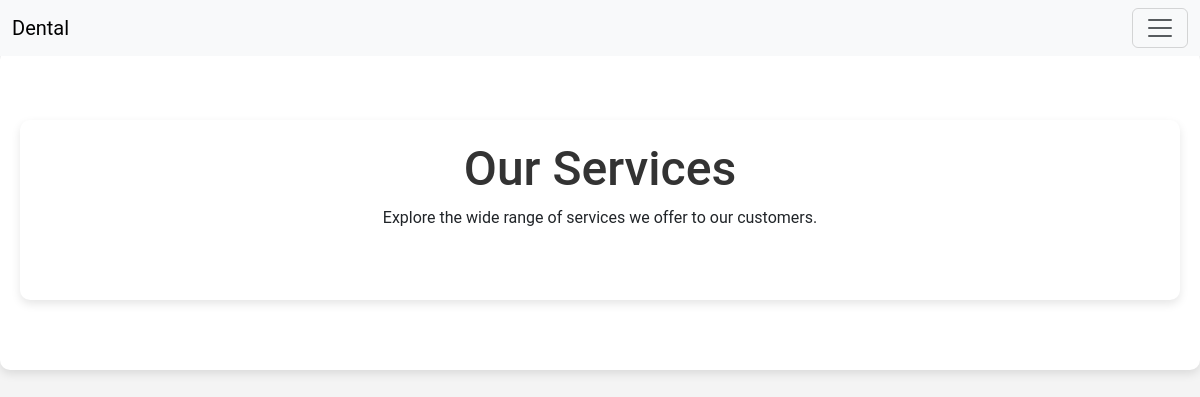
/services/, run on an earlier commit of the app's database.
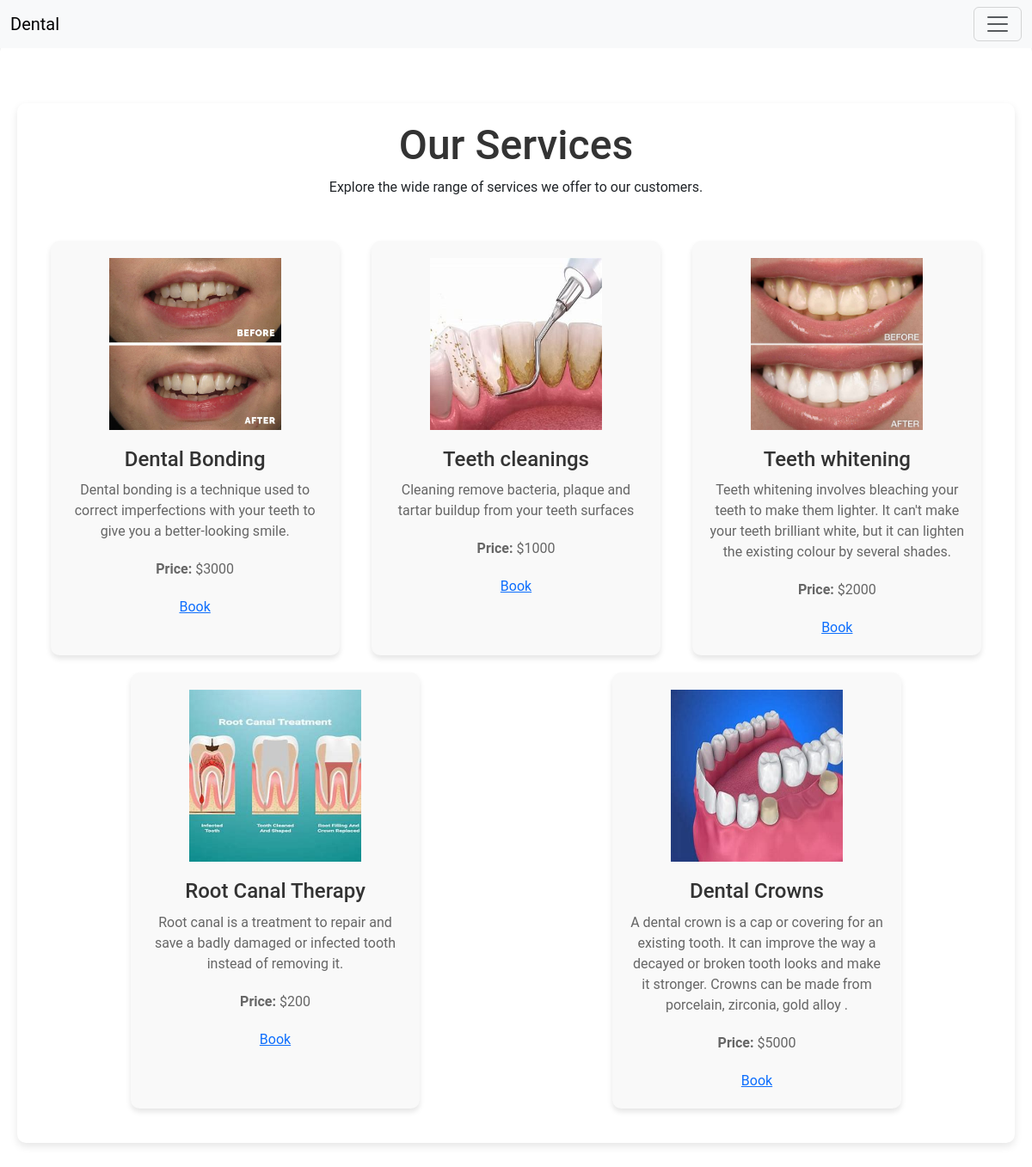
And on a later commit of the database.
### services/models.py (models this page shows)
class service(models.Model):
    name= models.CharField( max_length=50)
    detail= models.TextField()
    price=models.CharField(max_length=50)
    piccture= models.FileField(upload_to='service/',null=True ,blank=True)

### services/views.py (the view)
# urls.py: path('',servic, name='service'),
def servic(request):
    ser = service.objects.all()
    return render(request, 'services/service.html',{'ser':ser})

### templates/services/service.html (shortened to what this page needs)
{% extends "cust/base.html" %}
{% block page %}
<!DOCTYPE html>
<html lang="en">
<head>
</head>
<body>
    <div class="container">
        <div class="header">
            <h1>Our Services</h1>
            <p>Explore the wide range of services we offer to our customers.</p>
        </div>
        <div class="services">
            {% for service in ser %}
            <div class="service">
                <img src="{{ service.piccture.url }}" alt="{{ service.name }}">
                <h2>{{ service.name }}</h2>
                <p>{{ service.detail }}</p>
                <p><strong>Price:</strong> ${{ service.price }}</p>
                <a href="{% url 'book_service' service.id %}" class="btn-book">Book</a>
            </div>
            {% endfor %}
        </div>
    </div>
</body>
</html>
{% endblock page %}

What changed in the data, as far as the page shows it:
added service: piccture (picture), name "Dental Bonding", detail "Dental bonding is a technique used to correct imperfections with your teeth to give you a better-looking smile.", price "3000"
added service: piccture (picture), name "Teeth cleanings", detail "Cleaning remove bacteria, plaque and tartar buildup from your teeth surfaces", price "1000"
added service: piccture (picture), name "Teeth whitening", detail "Teeth whitening involves bleaching your teeth to make them lighter. It can't make your teeth brilliant white, but it can lighten the existing colour by several shades.", price "2000"
added service: piccture (picture), name "Root Canal Therapy", detail "Root canal is a treatment to repair and save a badly damaged or infected tooth instead of removing it.", price "200"
added service: piccture (picture), name "Dental Crowns", detail "A dental crown is a cap or covering for an existing tooth. It can improve the way a decayed or broken tooth looks and make it stronger. Crowns can be made from porcelain, zirconia, gold alloy .", price "5000"
